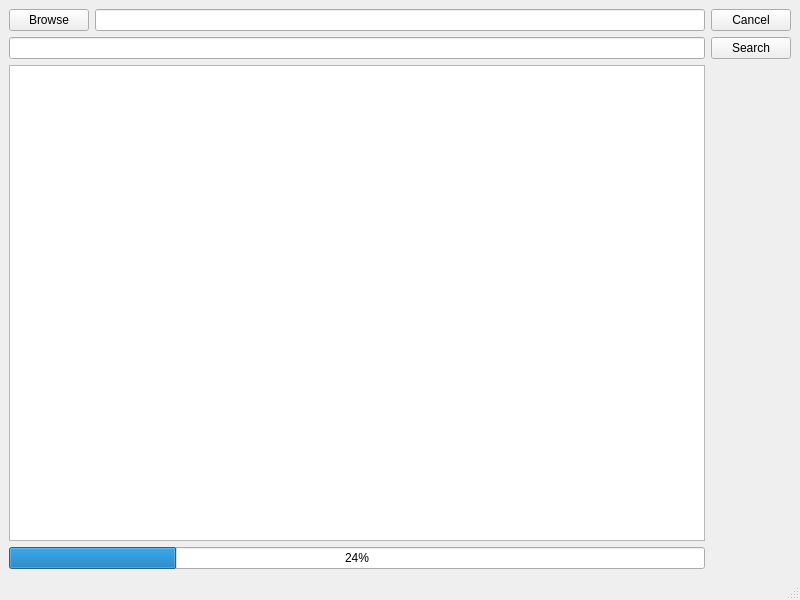
<?xml version="1.0" encoding="UTF-8"?>
<ui version="4.0">
 <class>MainWindow</class>
 <widget class="QMainWindow" name="MainWindow">
  <property name="geometry">
   <rect>
    <x>0</x>
    <y>0</y>
    <width>800</width>
    <height>600</height>
   </rect>
  </property>
  <property name="windowTitle">
   <string>MainWindow</string>
  </property>
  <widget class="QWidget" name="centralwidget">
   <layout class="QVBoxLayout" name="verticalLayout_3">
    <item>
     <layout class="QHBoxLayout" name="horizontalLayout_2">
      <item>
       <layout class="QVBoxLayout" name="verticalLayout">
        <item>
         <layout class="QHBoxLayout" name="horizontalLayout">
          <item>
           <widget class="QPushButton" name="btnBrowse">
            <property name="text">
             <string>Browse</string>
            </property>
           </widget>
          </item>
          <item>
           <widget class="QLineEdit" name="startDirectory"/>
          </item>
         </layout>
        </item>
        <item>
         <widget class="QLineEdit" name="filters"/>
        </item>
        <item>
         <widget class="QTextEdit" name="result"/>
        </item>
        <item>
         <widget class="QProgressBar" name="progressBar">
          <property name="value">
           <number>24</number>
          </property>
         </widget>
        </item>
       </layout>
      </item>
      <item>
       <layout class="QVBoxLayout" name="verticalLayout_2">
        <item>
         <widget class="QPushButton" name="btnCancel">
          <property name="text">
           <string>Cancel</string>
          </property>
         </widget>
        </item>
        <item>
         <widget class="QPushButton" name="btnSearch">
          <property name="text">
           <string>Search</string>
          </property>
         </widget>
        </item>
        <item>
         <spacer name="verticalSpacer">
          <property name="orientation">
           <enum>Qt::Vertical</enum>
          </property>
          <property name="sizeHint" stdset="0">
           <size>
            <width>20</width>
            <height>40</height>
           </size>
          </property>
         </spacer>
        </item>
       </layout>
      </item>
     </layout>
    </item>
   </layout>
  </widget>
  <widget class="QMenuBar" name="menubar">
   <property name="geometry">
    <rect>
     <x>0</x>
     <y>0</y>
     <width>800</width>
     <height>20</height>
    </rect>
   </property>
  </widget>
  <widget class="QStatusBar" name="statusbar"/>
 </widget>
 <resources/>
 <connections/>
</ui>
